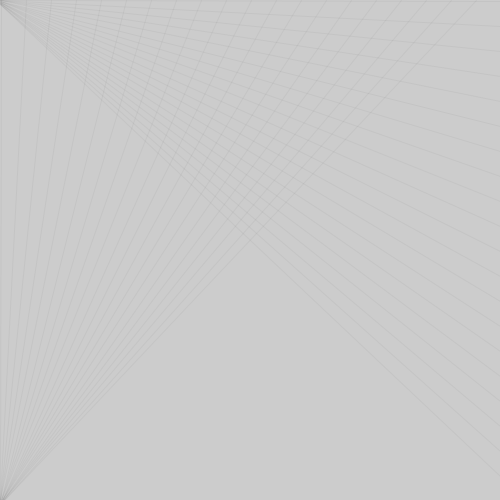
Frame 1 (no input)
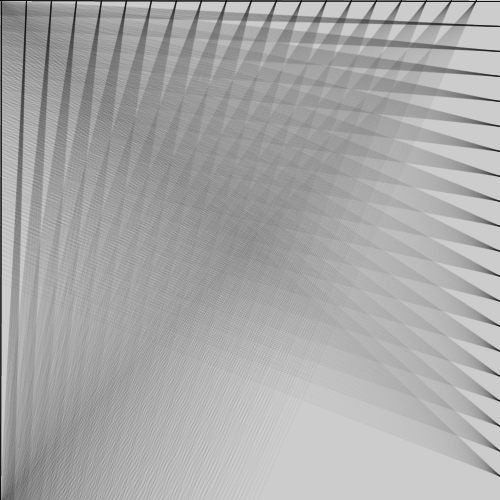
Frame 60 (the mouse pressed at the canvas centre just before this capture)
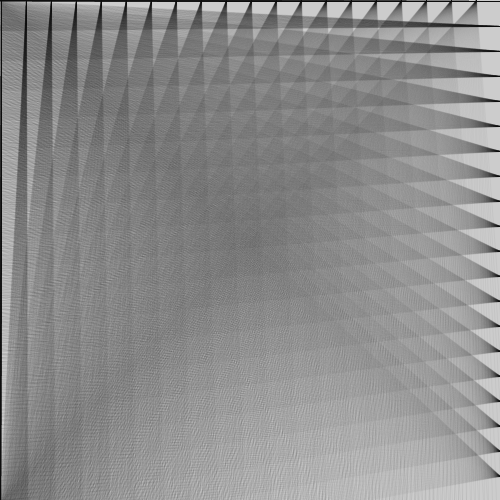
Frame 120 (the mouse held since frame 60 and released just before this capture)

The Processing sketch that drew these frames (run headless with seeded random() and noise(); from frame 60 on, the mouse is pressed at the canvas centre):

// Processing sketch: kratkaCoolAnimacja02
// ── kratkaCoolAnimacja02.pde
void setup()
{
  size(500, 500);
  strokeWeight(1);
  stroke(0, 10);
}

void draw()
{
  //background(255);
  float y = 1;
  while (y < 500)
  {
    line(0, y*frameCount*0.0099, 500, y);
    y = y + 25;
  }
  float x = 1;
  while (x < 500)
  {
    line(x, 0, x*frameCount*0.009, 500);
    x = x + 25;
  }
}
